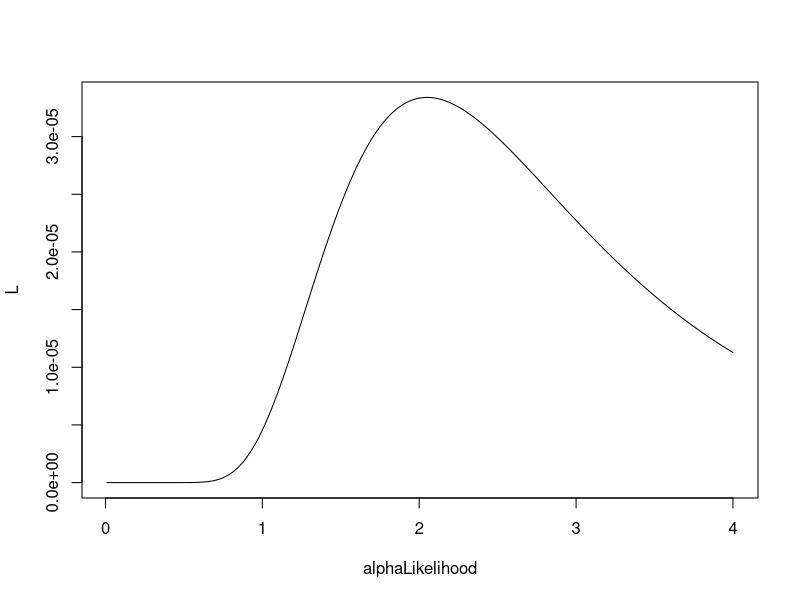

The R source for this figure:
x <- c(2.7, 0.4, 6.8, 0.5, 0.1, 1.8)
alpha = 0.01
alphaLikelihood <- c()
L <- c()

while (alpha < 4){
      alphaLikelihood <- c(alphaLikelihood, alpha)
      L <- c(L, prod((1/alpha)*exp(-x/alpha)))
      alpha = alpha + 0.01
}

plot(alphaLikelihood, L, type = "l")